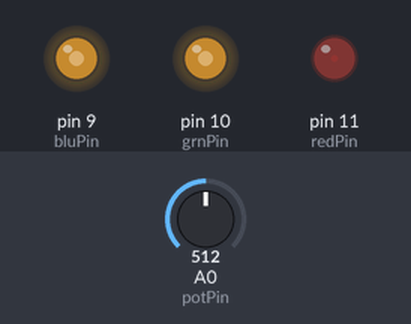
This sketch was run on a simulated Arduino Uno, built with avr-gcc and run on an emulated ATmega328P. Parts: output pins drawn as LEDs (lit = HIGH). The test bench sets the inputs (shaded band); at power-on: A0 (potPin) = 512.

Above: at 1.2 s.
1.3 s: A0 (potPin) set to 331
At 2.3 s:
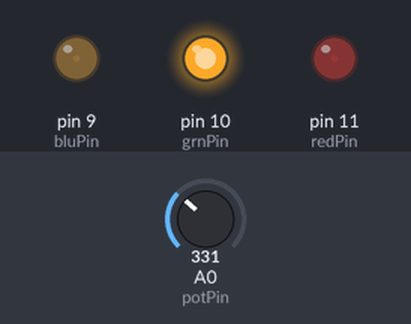
2.8 s: A0 (potPin) set to 122
At 3.5 s:
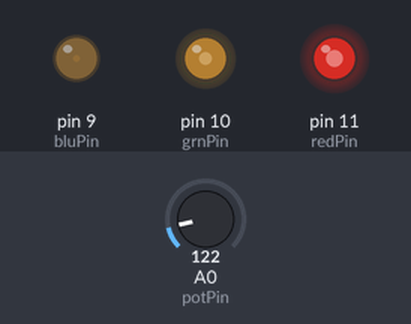
4.3 s: A0 (potPin) set to 0
At 4.6 s:
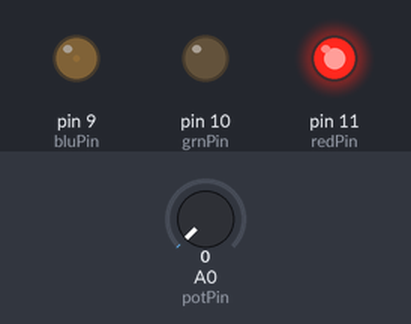
5.8 s: A0 (potPin) set to 692
At 7.0 s:
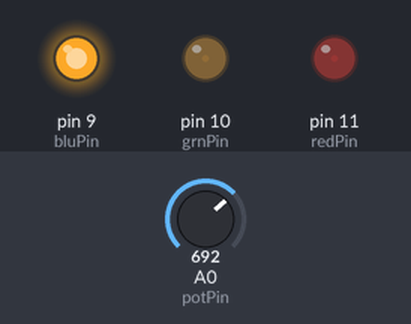
7.3 s: A0 (potPin) set to 900
At 8.1 s:
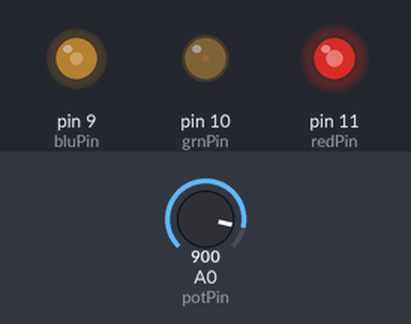
Timing chart, 0 to 9.8 s (numbered marks = the images above; inputs shaded):
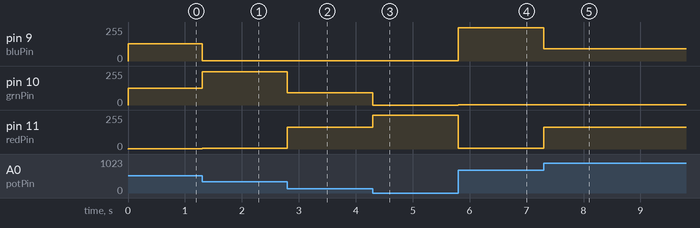

Measured:
- after the input at 1.3 s, pin 9 (bluPin): 128/255 → 1/255 at once; pin 10 (grnPin): 127/255 → 248/255 at once; pin 11 (redPin): 1/255 → 7/255 at once
- after the input at 2.8 s, pin 10 (grnPin): 248/255 → 91/255 at once; pin 11 (redPin): 7/255 → 164/255 at once
- after the input at 4.3 s, pin 10 (grnPin): 91/255 → 0/255 at once; pin 11 (redPin): 164/255 → 255/255 at once
- after the input at 5.8 s, pin 9 (bluPin): 1/255 → 249/255 at once; pin 10 (grnPin): 0/255 → 1/255 at once; pin 11 (redPin): 255/255 → 6/255 at once
- after the input at 7.3 s, pin 9 (bluPin): 249/255 → 93/255 at once; pin 11 (redPin): 6/255 → 162/255 at once

The sketch:

RGB.ino
```cpp
int potPin = A0;                       // Ints til at indholde værdierne til potentiometeret.
int potVal = 0;

int redPin = 11;                       // Ints til at indholde værdierne til RGB LED'en.
int grnPin = 10;
int bluPin = 9;

int redVal = 0;
int grnVal = 0;
int bluVal = 0;

int mode = 0;

void setup()
{
  pinMode(redPin, OUTPUT);            // Pins bliver sat til output mode, så de kan få RGB LED'en til at lyse.
  pinMode(grnPin, OUTPUT);
  pinMode(bluPin, OUTPUT);
}

void loop()
{
  potVal = analogRead(potPin);        // Læser værdien på potentiometeret og sætter det ind i en variabel.

  if (potVal < 341)                   // Den første tredjedel af potentiometerets værdier (0-341).
  {
    potVal = (potVal * 3) / 4;

    redVal = 255 - potVal;
    grnVal = potVal;
    bluVal = 1;
  }
  else if (potVal < 682)              // Den anden tredjedel af potentiometerets værdier (342-682).
  {
    potVal = ( (potVal-341) * 3) / 4;

    redVal = 1;
    grnVal = 255 - potVal;
    bluVal = potVal;
  }
  else                                // Den anden tredjedel af potentiometerets værdier (682-1023).
  {
    potVal = ( (potVal-683) * 3) / 4;

    redVal = potVal;
    grnVal = 1;
    bluVal = 255 - potVal;
  }
  analogWrite(redPin, redVal);
  analogWrite(grnPin, grnVal);
  analogWrite(bluPin, bluVal);
}
```
